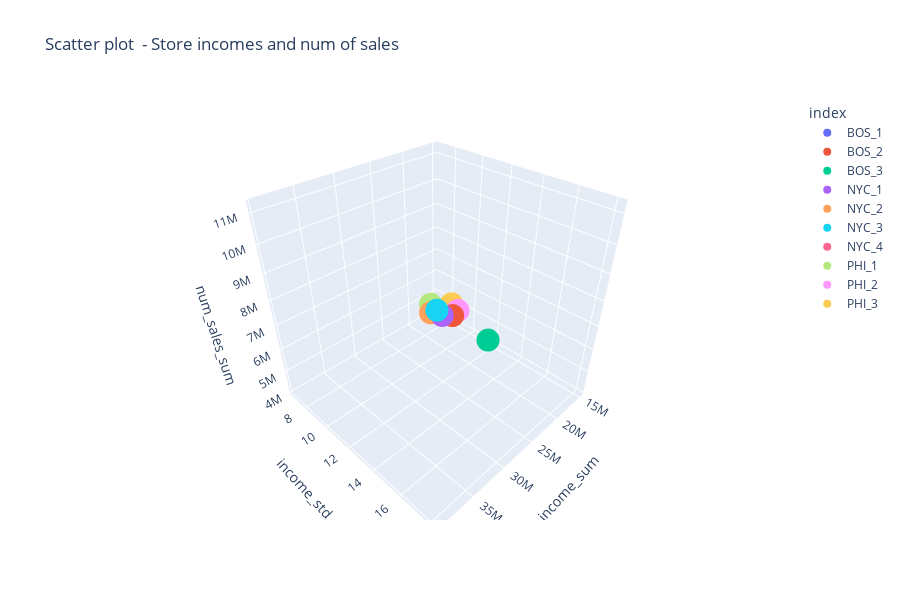

Write notebook code for a chart like this one.
### Code cell
px.scatter_3d(
    df, 
    x ='income_sum', 
    y = 'income_std', 
    z = 'num_sales_sum', 
    color = df.index, 
    title = 'Scatter plot  - Store incomes and num of sales',
    height = 600,
    hover_name = df.index
)

### Figure 1 — Plotly figure (JSON) as saved in the notebook; plotly's stock layout.template omitted (floating-point values rounded to 4 significant figures)
{"data": [{"hovertemplate": "<b>%{hovertext}</b><br><br>index=BOS_1<br>income_sum=%{x}<br>income_std=%{y}<br>num_sales_sum=%{z}<extra></extra>", "hovertext": ["BOS_1"], "legendgroup": "BOS_1", "marker": {"color": "#636efa", "symbol": "circle"}, "mode": "markers", "name": "BOS_1", "scene": "scene", "showlegend": true, "type": "scatter3d", "x": [19340000.0], "y": [9.607], "z": [5595292]}, {"hovertemplate": "<b>%{hovertext}</b><br><br>index=BOS_2<br>income_sum=%{x}<br>income_std=%{y}<br>num_sales_sum=%{z}<extra></extra>", "hovertext": ["BOS_2"], "legendgroup": "BOS_2", "marker": {"color": "#EF553B", "symbol": "circle"}, "mode": "markers", "name": "BOS_2", "scene": "scene", "showlegend": true, "type": "scatter3d", "x": [25270000.0], "y": [12.71], "z": [7214384]}, {"hovertemplate": "<b>%{hovertext}</b><br><br>index=BOS_3<br>income_sum=%{x}<br>income_std=%{y}<br>num_sales_sum=%{z}<extra></extra>", "hovertext": ["BOS_3"], "legendgroup": "BOS_3", "marker": {"color": "#00cc96", "symbol": "circle"}, "mode": "markers", "name": "BOS_3", "scene": "scene", "showlegend": true, "type": "scatter3d", "x": [21950000.0], "y": [13.99], "z": [6089330]}, {"hovertemplate": "<b>%{hovertext}</b><br><br>index=NYC_1<br>income_sum=%{x}<br>income_std=%{y}<br>num_sales_sum=%{z}<extra></extra>", "hovertext": ["NYC_1"], "legendgroup": "NYC_1", "marker": {"color": "#ab63fa", "symbol": "circle"}, "mode": "markers", "name": "NYC_1", "scene": "scene", "showlegend": true, "type": "scatter3d", "x": [27740000.0], "y": [13.06], "z": [7698216]}, {"hovertemplate": "<b>%{hovertext}</b><br><br>index=NYC_2<br>income_sum=%{x}<br>income_std=%{y}<br>num_sales_sum=%{z}<extra></extra>", "hovertext": ["NYC_2"], "legendgroup": "NYC_2", "marker": {"color": "#FFA15A", "symbol": "circle"}, "mode": "markers", "name": "NYC_2", "scene": "scene", "showlegend": true, "type": "scatter3d", "x": [21510000.0], "y": [9.26], "z": [5685475]}, {"hovertemplate": "<b>%{hovertext}</b><br><br>index=NYC_3<br>income_sum=%{x}<br>income_std=%{y}<br>num_sales_sum=%{z}<extra></extra>", "hovertext": ["NYC_3"], "legendgroup": "NYC_3", "marker": {"color": "#19d3f3", "symbol": "circle"}, "mode": "markers", "name": "NYC_3", "scene": "scene", "showlegend": true, "type": "scatter3d", "x": [39490000.0], "y": [18.11], "z": [11188180]}, {"hovertemplate": "<b>%{hovertext}</b><br><br>index=NYC_4<br>income_sum=%{x}<br>income_std=%{y}<br>num_sales_sum=%{z}<extra></extra>", "hovertext": ["NYC_4"], "legendgroup": "NYC_4", "marker": {"color": "#FF6692", "symbol": "circle"}, "mode": "markers", "name": "NYC_4", "scene": "scene", "showlegend": true, "type": "scatter3d", "x": [15050000.0], "y": [6.82], "z": [4103676]}, {"hovertemplate": "<b>%{hovertext}</b><br><br>index=PHI_1<br>income_sum=%{x}<br>income_std=%{y}<br>num_sales_sum=%{z}<extra></extra>", "hovertext": ["PHI_1"], "legendgroup": "PHI_1", "marker": {"color": "#B6E880", "symbol": "circle"}, "mode": "markers", "name": "PHI_1", "scene": "scene", "showlegend": true, "type": "scatter3d", "x": [18240000.0], "y": [7.708], "z": [5149062]}, {"hovertemplate": "<b>%{hovertext}</b><br><br>index=PHI_2<br>income_sum=%{x}<br>income_std=%{y}<br>num_sales_sum=%{z}<extra></extra>", "hovertext": ["PHI_2"], "legendgroup": "PHI_2", "marker": {"color": "#FF97FF", "symbol": "circle"}, "mode": "markers", "name": "PHI_2", "scene": "scene", "showlegend": true, "type": "scatter3d", "x": [21660000.0], "y": [11.57], "z": [6544012]}, {"hovertemplate": "<b>%{hovertext}</b><br><br>index=PHI_3<br>income_sum=%{x}<br>income_std=%{y}<br>num_sales_sum=%{z}<extra></extra>", "hovertext": ["PHI_3"], "legendgroup": "PHI_3", "marker": {"color": "#FECB52", "symbol": "circle"}, "mode": "markers", "name": "PHI_3", "scene": "scene", "showlegend": true, "type": "scatter3d", "x": [20750000.0], "y": [10.67], "z": [6427782]}], "layout": {"height": 600, "legend": {"title": {"text": "index"}, "tracegroupgap": 0}, "scene": {"domain": {"x": [0, 1], "y": [0, 1]}, "xaxis": {"title": {"text": "income_sum"}}, "yaxis": {"title": {"text": "income_std"}}, "zaxis": {"title": {"text": "num_sales_sum"}}}, "title": {"text": "Scatter plot  - Store incomes and num of sales"}}}
